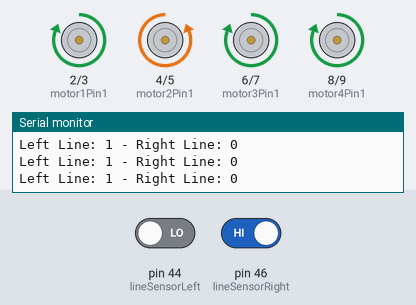
Bench run of a sketch on a simulated Arduino Mega 2560, built with avr-gcc and run on an emulated ATmega2560. Parts: motor-driver pin pairs drawn as motors (green arrow = first pin HIGH = forward, orange = second pin HIGH = backward, longer = more drive), the last lines printed to the serial monitor. The inputs (shaded band) are chosen by the test bench; at power-on: pin 44 (lineSensorLeft) LOW, pin 46 (lineSensorRight) HIGH.

Above: at 1.2 s.
1.3 s: pin 44 (lineSensorLeft) driven HIGH
At 2.5 s:
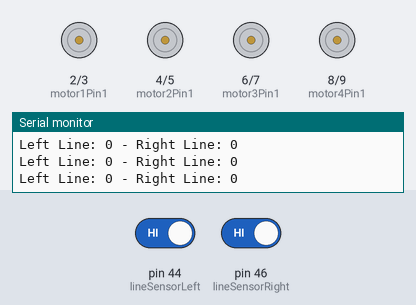
2.8 s: pin 46 (lineSensorRight) driven LOW
At 3.9 s:
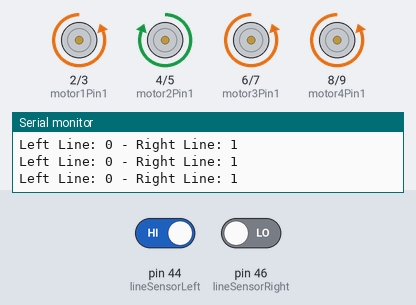
4.3 s: pin 44 (lineSensorLeft) driven LOW
At 5.3 s:
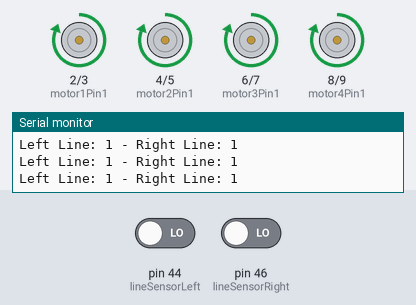
5.8 s: pin 46 (lineSensorRight) driven HIGH
At 6.7 s:
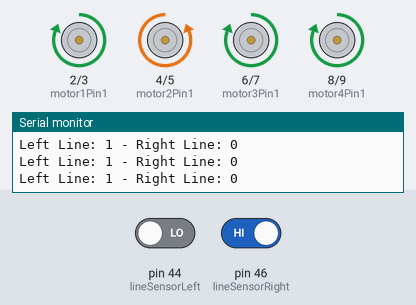
Timing chart, 0 to 8.3 s (numbered marks = the images above; inputs shaded):
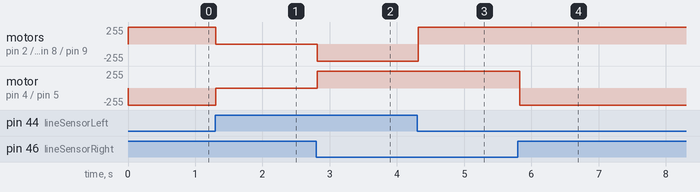

The sketch:

Roboseguelinha.ino
```cpp
// Definição dos pinos dos motores
const int motor1Pin1 = 2;
const int motor1Pin2 = 3;
const int motor2Pin1 = 4;
const int motor2Pin2 = 5;
const int motor3Pin1 = 6;
const int motor3Pin2 = 7;
const int motor4Pin1 = 8;
const int motor4Pin2 = 9;

// Definição dos pinos dos sensores de linha
const int lineSensorLeft = 44;
const int lineSensorRight = 46;

// Funções de controle dos motores
void avancar();
void pararMotores();
void virarEsquerda();
void virarDireita();
void virarParaTras();

void setup() {
  // Inicialização dos motores
  pinMode(motor1Pin1, OUTPUT);
  pinMode(motor1Pin2, OUTPUT);
  pinMode(motor2Pin1, OUTPUT);
  pinMode(motor2Pin2, OUTPUT);
  pinMode(motor3Pin1, OUTPUT);
  pinMode(motor3Pin2, OUTPUT);
  pinMode(motor4Pin1, OUTPUT);
  pinMode(motor4Pin2, OUTPUT);

  // Inicialização dos sensores de linha
  pinMode(lineSensorLeft, INPUT);
  pinMode(lineSensorRight, INPUT);

  Serial.begin(9600);
}

void loop() {
  // Ler as informações dos sensores de linha
  bool leftLine = digitalRead(lineSensorLeft) == LOW; // LOW significa linha preta detectada
  bool rightLine = digitalRead(lineSensorRight) == LOW; // LOW significa linha preta detectada

  // Monitorar as leituras dos sensores de linha
  Serial.print("Left Line: ");
  Serial.print(leftLine);
  Serial.print(" - Right Line: ");
  Serial.println(rightLine);

  // Seguir a linha com base nas leituras dos sensores
  seguirLinha(leftLine, rightLine);

  delay(100); // Pequeno atraso para estabilidade
}

void seguirLinha(bool leftLine, bool rightLine) {
  if (leftLine && rightLine) {
    avancar(); // Seguir em frente
  } else if (!leftLine && rightLine) {
    virarEsquerda(); // Ajustar para a esquerda
  } else if (leftLine && !rightLine) {
    virarDireita(); // Ajustar para a direita
  } else {
    pararMotores(); // Parar se nenhuma linha for detectada
  }
}

void avancar() {
  digitalWrite(motor1Pin1, HIGH);
  digitalWrite(motor1Pin2, LOW);
  digitalWrite(motor2Pin1, HIGH);
  digitalWrite(motor2Pin2, LOW);
  digitalWrite(motor3Pin1, HIGH);
  digitalWrite(motor3Pin2, LOW);
  digitalWrite(motor4Pin1, HIGH);
  digitalWrite(motor4Pin2, LOW);
}

void pararMotores() {
  digitalWrite(motor1Pin1, LOW);
  digitalWrite(motor1Pin2, LOW);
  digitalWrite(motor2Pin1, LOW);
  digitalWrite(motor2Pin2, LOW);
  digitalWrite(motor3Pin1, LOW);
  digitalWrite(motor3Pin2, LOW);
  digitalWrite(motor4Pin1, LOW);
  digitalWrite(motor4Pin2, LOW);
}

void virarEsquerda() {
  digitalWrite(motor1Pin1, LOW);
  digitalWrite(motor1Pin2, HIGH);
  digitalWrite(motor2Pin1, HIGH);
  digitalWrite(motor2Pin2, LOW);
  digitalWrite(motor3Pin1, LOW);
  digitalWrite(motor3Pin2, HIGH);
  digitalWrite(motor4Pin1, LOW);
  digitalWrite(motor4Pin2, HIGH);
}

void virarDireita() {
  digitalWrite(motor1Pin1, HIGH);
  digitalWrite(motor1Pin2, LOW);
  digitalWrite(motor2Pin1, LOW);
  digitalWrite(motor2Pin2, HIGH);
  digitalWrite(motor3Pin1, HIGH);
  digitalWrite(motor3Pin2, LOW);
  digitalWrite(motor4Pin1, HIGH);
  digitalWrite(motor4Pin2, LOW);
}

void virarParaTras() {
  digitalWrite(motor1Pin1, HIGH);
  digitalWrite(motor1Pin2, LOW);
  digitalWrite(motor2Pin1, LOW);
  digitalWrite(motor2Pin2, HIGH);
  digitalWrite(motor3Pin1, HIGH);
  digitalWrite(motor3Pin2, LOW);
  digitalWrite(motor4Pin1, LOW);
  digitalWrite(motor4Pin2, HIGH);
}
```

Measured:
- after the input at 1.3 s, motor on pin 2 (motor1Pin1) / pin 3 (motor1Pin2), motor on pin 6 (motor3Pin1) / pin 7 (motor3Pin2), motor on pin 8 (motor4Pin1) / pin 9 (motor4Pin2): forward 255/255 → stopped at once; motor on pin 4 (motor2Pin1) / pin 5 (motor2Pin2): backward 255/255 → stopped at once
- after the input at 2.8 s, motor on pin 2 (motor1Pin1) / pin 3 (motor1Pin2), motor on pin 6 (motor3Pin1) / pin 7 (motor3Pin2), motor on pin 8 (motor4Pin1) / pin 9 (motor4Pin2): stopped → backward 255/255 at once; motor on pin 4 (motor2Pin1) / pin 5 (motor2Pin2): stopped → forward 255/255 at once
- after the input at 4.3 s, motor on pin 2 (motor1Pin1) / pin 3 (motor1Pin2), motor on pin 6 (motor3Pin1) / pin 7 (motor3Pin2), motor on pin 8 (motor4Pin1) / pin 9 (motor4Pin2): backward 255/255 → forward 255/255 at once
- after the input at 5.8 s, motor on pin 4 (motor2Pin1) / pin 5 (motor2Pin2): forward 255/255 → backward 255/255 at once
